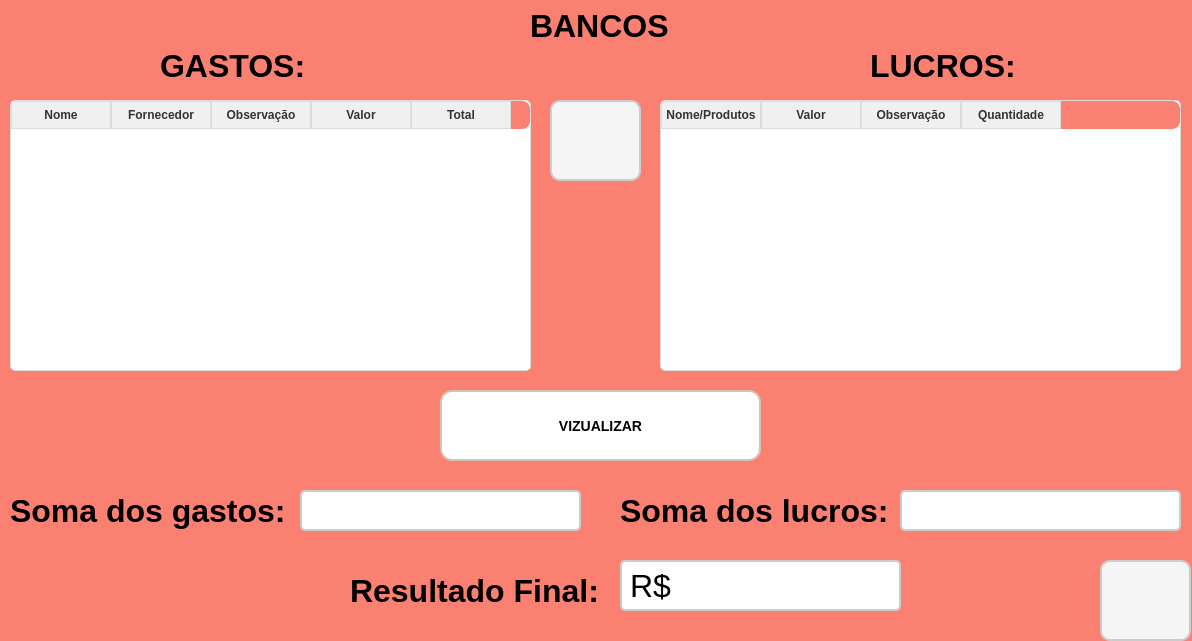
<?xml version="1.0" encoding="UTF-8"?>
<ui version="4.0">
 <class>Frm_Bancos</class>
 <widget class="QWidget" name="Frm_Bancos">
  <property name="geometry">
   <rect>
    <x>0</x>
    <y>0</y>
    <width>1192</width>
    <height>641</height>
   </rect>
  </property>
  <property name="windowTitle">
   <string>Form</string>
  </property>
  <property name="styleSheet">
   <string notr="true">QWidget {
    background-color: #FA8072;
    border-radius: 8px;
}</string>
  </property>
  <widget class="QLabel" name="label_Bancos">
   <property name="geometry">
    <rect>
     <x>530</x>
     <y>10</y>
     <width>141</width>
     <height>31</height>
    </rect>
   </property>
   <property name="styleSheet">
    <string notr="true">QLabel {
    font-size: 32px;
    color: #000000;
    font-weight: bold;
    text-shadow: 1px 1px 2px rgba(0, 0, 0, 0.4);
}
</string>
   </property>
   <property name="text">
    <string>BANCOS</string>
   </property>
  </widget>
  <widget class="QLabel" name="label_Gastos">
   <property name="geometry">
    <rect>
     <x>160</x>
     <y>50</y>
     <width>151</width>
     <height>31</height>
    </rect>
   </property>
   <property name="styleSheet">
    <string notr="true">QLabel {
    font-size: 32px;
    color: #000000;
    font-weight: bold;
    text-shadow: 1px 1px 2px rgba(0, 0, 0, 0.4);
}
</string>
   </property>
   <property name="text">
    <string>GASTOS:</string>
   </property>
  </widget>
  <widget class="QLabel" name="labe_Lucros">
   <property name="geometry">
    <rect>
     <x>870</x>
     <y>50</y>
     <width>151</width>
     <height>31</height>
    </rect>
   </property>
   <property name="styleSheet">
    <string notr="true">QLabel {
    font-size: 32px;
    color: #000000;
    font-weight: bold;
    text-shadow: 1px 1px 2px rgba(0, 0, 0, 0.4);
}
</string>
   </property>
   <property name="text">
    <string>LUCROS:</string>
   </property>
  </widget>
  <widget class="QTableWidget" name="tableLucros">
   <property name="geometry">
    <rect>
     <x>660</x>
     <y>100</y>
     <width>521</width>
     <height>271</height>
    </rect>
   </property>
   <property name="styleSheet">
    <string notr="true">QTableWidget, QTableView {
    border: 1px solid #dcdcdc; 
    border-radius: 5px; 
    gridline-color: #dcdcdc; 
    background-color: #ffffff; 
    font-size: 14px; 
    color: #333333; 
}

QHeaderView::section {
    background-color: #f0f0f0; 
    color: #333333;
    font-weight: bold; 
    border: 1px solid #dcdcdc; 
    padding: 4px; 
}

QTableWidget::item:selected, QTableView::item:selected {
    background-color: #b3d9ff; 
    color: #000000;
}

QTableCornerButton::section {
    background-color: #f0f0f0; 
    border: 1px solid #dcdcdc;
}

QScrollBar:vertical {
    background: #f0f0f0;
    width: 12px; 
    margin: 2px 0 2px 0; 
    border: none; 
}

QScrollBar::handle:vertical {
    background: #b0bec5; 
    min-height: 20px; 
    border-radius: 6px; 
}

QScrollBar::handle:vertical:hover {
    background: #90a4ae; 
}

QScrollBar::add-line:vertical, QScrollBar::sub-line:vertical {
    background: none; 
    height: 0px; 
}

QScrollBar::add-page:vertical, QScrollBar::sub-page:vertical {
    background: none; 
}

QScrollBar:horizontal {
    background: #f0f0f0; 
    height: 12px; 
    margin: 0 2px 0 2px; 
    border: none;
}

QScrollBar::handle:horizontal {
    background: #b0bec5;
    min-width: 20px; 
    border-radius: 6px;
}

QScrollBar::handle:horizontal:hover {
    background: #90a4ae; 
}

QScrollBar::add-line:horizontal, QScrollBar::sub-line:horizontal {
    background: none;
    width: 0px;
}

QScrollBar::add-page:horizontal, QScrollBar::sub-page:horizontal {
    background: none;
}
</string>
   </property>
   <column>
    <property name="text">
     <string>Nome/Produtos</string>
    </property>
   </column>
   <column>
    <property name="text">
     <string>Valor</string>
    </property>
   </column>
   <column>
    <property name="text">
     <string>Observação</string>
    </property>
   </column>
   <column>
    <property name="text">
     <string>Quantidade</string>
    </property>
   </column>
  </widget>
  <widget class="QPushButton" name="btn_Visualizar">
   <property name="geometry">
    <rect>
     <x>440</x>
     <y>390</y>
     <width>321</width>
     <height>71</height>
    </rect>
   </property>
   <property name="styleSheet">
    <string notr="true">QPushButton {
    background-color: #ffffff;
    border: 2px solid #d1c4b2;
    border-radius: 12px;
    color: #000000;
    font-size: 14px;
    font-weight: bold;
    padding: 10px 16px;
    background-image:url(:/icon_cadastrar/cadastrar.png); 
    background-repeat: no-repeat;
    background-position: center;
    transition: all 0.3s ease;
}

QPushButton:hover {
    background-color: #f2ebe0;
    border-color: #c4b49e;
}

QPushButton:pressed {
    background-color: #e8dfcf; 
    border-color: #b39b8d; 
    padding-left: 12px; 
    padding-top: 4px;
}</string>
   </property>
   <property name="text">
    <string>VIZUALIZAR</string>
   </property>
  </widget>
  <widget class="QLineEdit" name="txt_gastos">
   <property name="enabled">
    <bool>false</bool>
   </property>
   <property name="geometry">
    <rect>
     <x>300</x>
     <y>490</y>
     <width>281</width>
     <height>41</height>
    </rect>
   </property>
   <property name="styleSheet">
    <string notr="true">QLineEdit {
    border: 2px solid #cccccc; 
    border-radius: 5px; 
    padding: 6px; 
    font-size: 14px; 
    background-color: #ffffff;
    transition: all 0.3s ease;
	color: #000000;
}

QLineEdit:hover {
    border: 2px solid #3f51b5; 
    background-color: #f5f5f5; 
}
</string>
   </property>
  </widget>
  <widget class="QLabel" name="label_SomaGastos">
   <property name="geometry">
    <rect>
     <x>10</x>
     <y>490</y>
     <width>281</width>
     <height>41</height>
    </rect>
   </property>
   <property name="styleSheet">
    <string notr="true">QLabel {
    font-size: 32px;
    color: #000000;
    font-weight: bold;
    text-shadow: 1px 1px 2px rgba(0, 0, 0, 0.4);
}
</string>
   </property>
   <property name="text">
    <string>Soma dos gastos:</string>
   </property>
  </widget>
  <widget class="QLineEdit" name="txt_lucros">
   <property name="enabled">
    <bool>false</bool>
   </property>
   <property name="geometry">
    <rect>
     <x>900</x>
     <y>490</y>
     <width>281</width>
     <height>41</height>
    </rect>
   </property>
   <property name="styleSheet">
    <string notr="true">QLineEdit {
    border: 2px solid #cccccc; 
    border-radius: 5px; 
    padding: 6px; 
    font-size: 14px; 
    background-color: #ffffff;
    transition: all 0.3s ease;
	color: #000000;
}

QLineEdit:hover {
    border: 2px solid #3f51b5; 
    background-color: #f5f5f5; 
}
</string>
   </property>
  </widget>
  <widget class="QLabel" name="label_SomaLucros">
   <property name="geometry">
    <rect>
     <x>620</x>
     <y>490</y>
     <width>271</width>
     <height>41</height>
    </rect>
   </property>
   <property name="styleSheet">
    <string notr="true">QLabel {
    font-size: 32px;
    color: #000000;
    font-weight: bold;
    text-shadow: 1px 1px 2px rgba(0, 0, 0, 0.4);
}
</string>
   </property>
   <property name="text">
    <string>Soma dos lucros:</string>
   </property>
  </widget>
  <widget class="QTableWidget" name="tableGastos">
   <property name="geometry">
    <rect>
     <x>10</x>
     <y>100</y>
     <width>521</width>
     <height>271</height>
    </rect>
   </property>
   <property name="styleSheet">
    <string notr="true">QTableWidget, QTableView {
    border: 1px solid #dcdcdc; 
    border-radius: 5px; 
    gridline-color: #dcdcdc; 
    background-color: #ffffff; 
    font-size: 14px; 
    color: #333333; 
}

QHeaderView::section {
    background-color: #f0f0f0; 
    color: #333333;
    font-weight: bold; 
    border: 1px solid #dcdcdc; 
    padding: 4px; 
}

QTableWidget::item:selected, QTableView::item:selected {
    background-color: #b3d9ff; 
    color: #000000;
}

QTableCornerButton::section {
    background-color: #f0f0f0; 
    border: 1px solid #dcdcdc;
}

QScrollBar:vertical {
    background: #f0f0f0;
    width: 12px; 
    margin: 2px 0 2px 0; 
    border: none; 
}

QScrollBar::handle:vertical {
    background: #b0bec5; 
    min-height: 20px; 
    border-radius: 6px; 
}

QScrollBar::handle:vertical:hover {
    background: #90a4ae; 
}

QScrollBar::add-line:vertical, QScrollBar::sub-line:vertical {
    background: none; 
    height: 0px; 
}

QScrollBar::add-page:vertical, QScrollBar::sub-page:vertical {
    background: none; 
}

QScrollBar:horizontal {
    background: #f0f0f0; 
    height: 12px; 
    margin: 0 2px 0 2px; 
    border: none;
}

QScrollBar::handle:horizontal {
    background: #b0bec5;
    min-width: 20px; 
    border-radius: 6px;
}

QScrollBar::handle:horizontal:hover {
    background: #90a4ae; 
}

QScrollBar::add-line:horizontal, QScrollBar::sub-line:horizontal {
    background: none;
    width: 0px;
}

QScrollBar::add-page:horizontal, QScrollBar::sub-page:horizontal {
    background: none;
}
</string>
   </property>
   <column>
    <property name="text">
     <string>Nome</string>
    </property>
   </column>
   <column>
    <property name="text">
     <string>Fornecedor</string>
    </property>
   </column>
   <column>
    <property name="text">
     <string>Observação</string>
    </property>
   </column>
   <column>
    <property name="text">
     <string>Valor</string>
    </property>
   </column>
   <column>
    <property name="text">
     <string>Total</string>
    </property>
   </column>
  </widget>
  <widget class="QLineEdit" name="txt_gastos_2">
   <property name="enabled">
    <bool>false</bool>
   </property>
   <property name="geometry">
    <rect>
     <x>620</x>
     <y>560</y>
     <width>281</width>
     <height>51</height>
    </rect>
   </property>
   <property name="styleSheet">
    <string notr="true">QLineEdit {
    border: 2px solid #cccccc; 
    border-radius: 5px; 
    padding: 6px; 
    font-size: 32px; 
    background-color: #ffffff;
    transition: all 0.3s ease;
	color: #000000;
}

QLineEdit:hover {
    border: 2px solid #3f51b5; 
    background-color: #f5f5f5; 
}
</string>
   </property>
   <property name="text">
    <string>R$</string>
   </property>
  </widget>
  <widget class="QLabel" name="label_SomaGastos_2">
   <property name="geometry">
    <rect>
     <x>350</x>
     <y>570</y>
     <width>261</width>
     <height>41</height>
    </rect>
   </property>
   <property name="styleSheet">
    <string notr="true">QLabel {
    font-size: 32px;
    color: #000000;
    font-weight: bold;
    text-shadow: 1px 1px 2px rgba(0, 0, 0, 0.4);
}
</string>
   </property>
   <property name="text">
    <string>Resultado Final:</string>
   </property>
  </widget>
  <widget class="QPushButton" name="btn_voltar">
   <property name="geometry">
    <rect>
     <x>1100</x>
     <y>560</y>
     <width>91</width>
     <height>81</height>
    </rect>
   </property>
   <property name="styleSheet">
    <string notr="true">QPushButton{
    background-color: #f5f5f5; 
    border: 2px solid #cccccc;
    border-radius: 10px; 
    padding: 10px; 
    color: #333333; 
    font-size: 14px; 
	background-image:url(:/icon_volt/retornar.png);
    background-repeat: no-repeat; 
    background-position: center;
	transition: all 0.3s ease;
}
QPushButton:hover{
    background-color: #e0e0e0; 
    border-color: #aaaaaa;
	transform: scale(1.05); 
}
QPushButton:pressed{
	background-color: #d6d6d6;
	border-color: #888888;
	transform: scale(0.95);
}</string>
   </property>
   <property name="text">
    <string/>
   </property>
  </widget>
  <widget class="QPushButton" name="btn_voltar_2">
   <property name="geometry">
    <rect>
     <x>550</x>
     <y>100</y>
     <width>91</width>
     <height>81</height>
    </rect>
   </property>
   <property name="styleSheet">
    <string notr="true">QPushButton{
    background-color: #f5f5f5; 
    border: 2px solid #cccccc;
    border-radius: 10px; 
    padding: 10px; 
    color: #333333; 
    font-size: 14px; 
	background-image:url(:/icon_BancosCon/consultar.png);
    background-repeat: no-repeat; 
    background-position: center;
	transition: all 0.3s ease;
}
QPushButton:hover{
    background-color: #e0e0e0; 
    border-color: #aaaaaa;
	transform: scale(1.05); 
}
QPushButton:pressed{
	background-color: #d6d6d6;
	border-color: #888888;
	transform: scale(0.95);
}</string>
   </property>
   <property name="text">
    <string/>
   </property>
  </widget>
 </widget>
 <resources>
  <include location="icon_excluir_banco.qrc"/>
  <include location="icon_consultarBancos.qrc"/>
  <include location="icon_voltar_banco.qrc"/>
 </resources>
 <connections/>
</ui>
